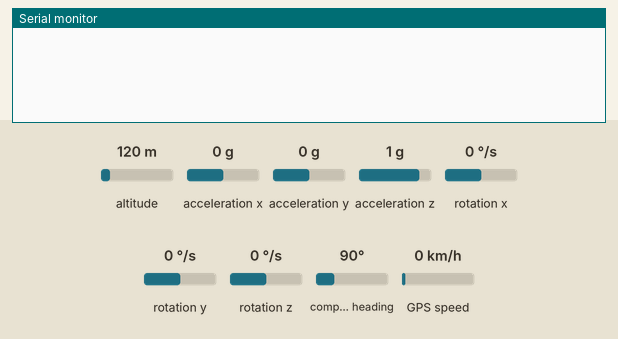
Simulated run of this sketch. Board: Arduino Mega 2560, built with avr-gcc and run on an emulated ATmega2560. Parts: the last lines printed to the serial monitor. Wiring (inferred from the names in the program): MPU-6050 motion sensor at I2C address 0x68. The inputs (shaded band) are chosen by the test bench; at power-on: acceleration x 0 g, acceleration y 0 g, acceleration z 1 g, rotation x 0 °/s, rotation y 0 °/s, rotation z 0 °/s, altitude 120 m, compass heading 90°, GPS speed 0 km/h. The GPS gets a fix after 3 s at 37.7749, -122.4194 with 8 satellites.

Above: at 2.2 s.
2.3 s: acceleration x set to -1.4 g
At 4.0 s:
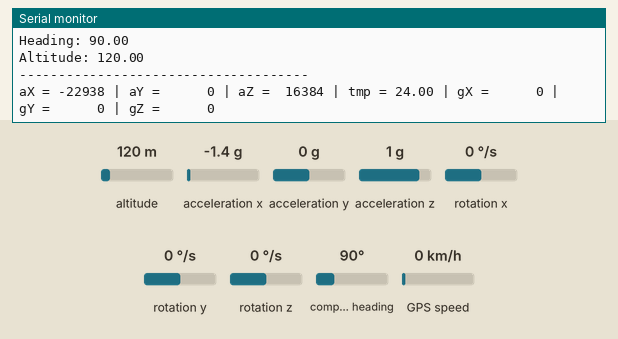
4.5 s: acceleration y set to -1.4 g
At 7.6 s:
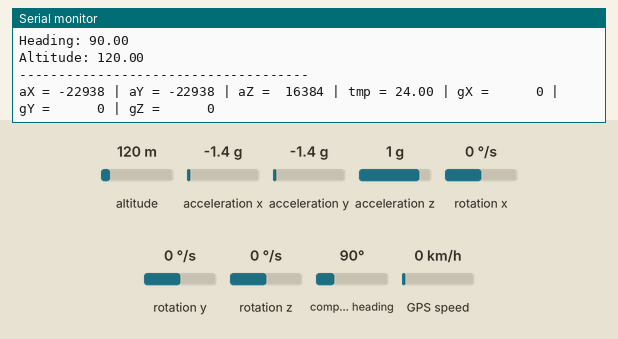
10.7 s: acceleration z set to -1.4 g
At 13.4 s:
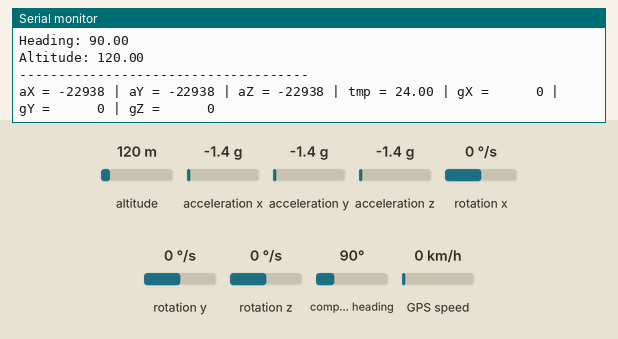
16.7 s: rotation x set to -192 °/s
At 19.2 s:
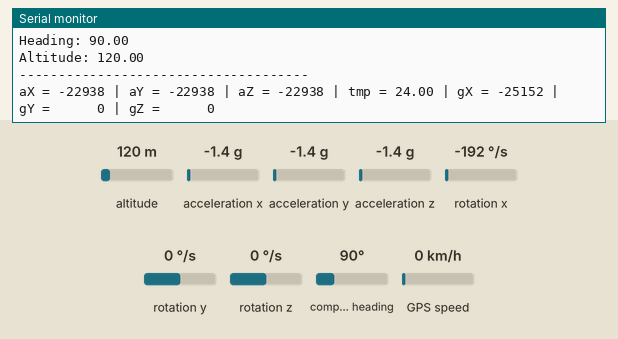
22.7 s: rotation y set to -192 °/s
At 25.0 s:
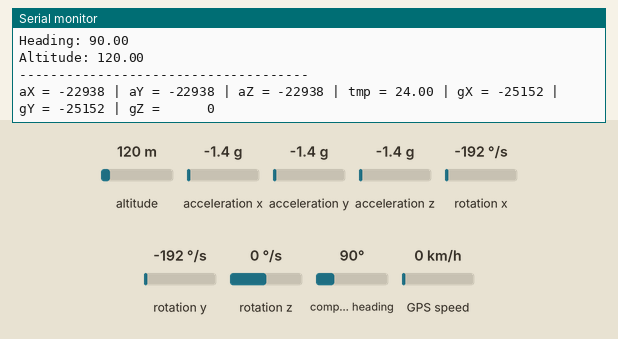
28.7 s: rotation z set to -192 °/s
At 30.7 s:
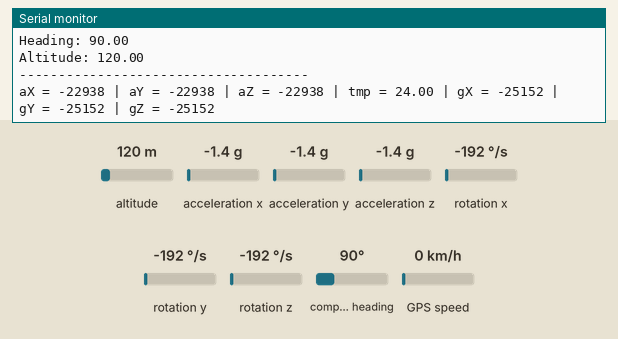
Timing chart, 0 to 32.2 s (numbered marks = the images above; inputs shaded):
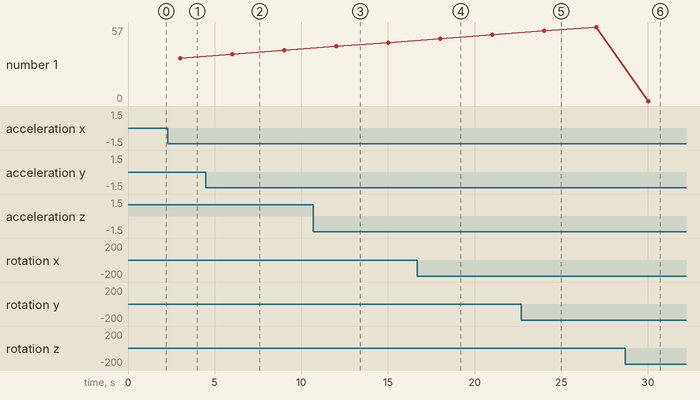

The sketch:

accel_and_gps.ino
```cpp
// GPS
#include <Adafruit_GPS.h>
// #include <SoftwareSerial.h>

// SoftwareSerial mySerial(3, 2);
Adafruit_GPS GPS(&Serial3);

char c;


// Accel
#include "Wire.h" // This library allows you to communicate with I2C devices.

const int MPU_ADDR = 0x68; // I2C address of the MPU-6050. If AD0 pin is set to HIGH, the I2C address will be 0x69.

int16_t accelerometer_x, accelerometer_y, accelerometer_z; // variables for accelerometer raw data
int16_t gyro_x, gyro_y, gyro_z; // variables for gyro raw data
int16_t temperature; // variables for temperature data

char tmp_str[7]; // temporary variable used in convert function

char* convert_int16_to_str(int16_t i) { // converts int16 to string. Moreover, resulting strings will have the same length in the debug monitor.
  sprintf(tmp_str, "%6d", i);
  return tmp_str;
}


void setup() {
  // GPS
  Serial.begin(9600);
  GPS.begin(9600);

  GPS.sendCommand(PMTK_SET_NMEA_OUTPUT_RMCGGA);

  GPS.sendCommand(PMTK_SET_NMEA_UPDATE_1HZ);
  delay(1000);


  // Accel
  Wire.begin();
  Wire.beginTransmission(MPU_ADDR); // Begins a transmission to the I2C slave (GY-521 board)
  Wire.write(0x6B); // PWR_MGMT_1 register
  Wire.write(0); // set to zero (wakes up the MPU-6050)
  Wire.endTransmission(true);
}

void loop() {
  // GPS

  clearGPS();

  while (!GPS.newNMEAreceived()) {
    c = GPS.read();
  }

  GPS.parse(GPS.lastNMEA());

  Serial.print("Time: ");
  Serial.print(GPS.hour, DEC);
  Serial.print(':');
  Serial.print(GPS.minute, DEC);
  Serial.print(':');
  Serial.print(GPS.seconds, DEC);
  Serial.print('.');
  Serial.println(GPS.milliseconds);

  Serial.print("Date: ");
  Serial.print(GPS.day, DEC);
  Serial.print('/');
  Serial.print(GPS.month, DEC);
  Serial.print("/20");
  Serial.println(GPS.year, DEC);

  Serial.print("Fix: ");
  Serial.print(GPS.fix);
  Serial.print(" quality: ");
  Serial.println(GPS.fixquality);
  Serial.print("Satellites: ");
  Serial.println(GPS.satellites);

  if (GPS.fix) {
    Serial.print("Location: ");
    Serial.print(GPS.latitude, 4);
    Serial.print(GPS.lat);
    Serial.print(", ");
    Serial.print(GPS.longitude, 4);
    Serial.println(GPS.lon);
    Serial.print("Google Maps location: ");
    Serial.print(GPS.latitudeDegrees, 4);
    Serial.print(", ");
    Serial.println(GPS.longitudeDegrees, 4);

    Serial.print("Speed (knots): ");
    Serial.println(GPS.speed);
    Serial.print("Heading: ");
    Serial.println(GPS.angle);
    Serial.print("Altitude: ");
    Serial.println(GPS.altitude);
  }
  Serial.println("-------------------------------------");


  // Accel
  Wire.beginTransmission(MPU_ADDR);
  Wire.write(0x3B); // starting with register 0x3B (ACCEL_XOUT_H) [MPU-6000 and MPU-6050 Register Map and Descriptions Revision 4.2, p.40]
  Wire.endTransmission(false); // the parameter indicates that the Arduino will send a restart. As a result, the connection is kept active.
  Wire.requestFrom(MPU_ADDR, 7*2, true); // request a total of 7*2=14 registers

  // "Wire.read()<<8 | Wire.read();" means two registers are read and stored in the same variable
  accelerometer_x = Wire.read()<<8 | Wire.read(); // reading registers: 0x3B (ACCEL_XOUT_H) and 0x3C (ACCEL_XOUT_L)
  accelerometer_y = Wire.read()<<8 | Wire.read(); // reading registers: 0x3D (ACCEL_YOUT_H) and 0x3E (ACCEL_YOUT_L)
  accelerometer_z = Wire.read()<<8 | Wire.read(); // reading registers: 0x3F (ACCEL_ZOUT_H) and 0x40 (ACCEL_ZOUT_L)
  temperature = Wire.read()<<8 | Wire.read(); // reading registers: 0x41 (TEMP_OUT_H) and 0x42 (TEMP_OUT_L)
  gyro_x = Wire.read()<<8 | Wire.read(); // reading registers: 0x43 (GYRO_XOUT_H) and 0x44 (GYRO_XOUT_L)
  gyro_y = Wire.read()<<8 | Wire.read(); // reading registers: 0x45 (GYRO_YOUT_H) and 0x46 (GYRO_YOUT_L)
  gyro_z = Wire.read()<<8 | Wire.read(); // reading registers: 0x47 (GYRO_ZOUT_H) and 0x48 (GYRO_ZOUT_L)

  // print out data
  Serial.print("aX = "); Serial.print(convert_int16_to_str(accelerometer_x));
  Serial.print(" | aY = "); Serial.print(convert_int16_to_str(accelerometer_y));
  Serial.print(" | aZ = "); Serial.print(convert_int16_to_str(accelerometer_z));
  // the following equation was taken from the documentation [MPU-6000/MPU-6050 Register Map and Description, p.30]
  Serial.print(" | tmp = "); Serial.print(temperature/340.00+36.53);
  Serial.print(" | gX = "); Serial.print(convert_int16_to_str(gyro_x));
  Serial.print(" | gY = "); Serial.print(convert_int16_to_str(gyro_y));
  Serial.print(" | gZ = "); Serial.print(convert_int16_to_str(gyro_z));
  Serial.println();
}

void clearGPS() {
  while (!GPS.newNMEAreceived()) {
    c = GPS.read();
  }
  GPS.parse(GPS.lastNMEA());

  while (!GPS.newNMEAreceived()) {
    c = GPS.read();
  }
  GPS.parse(GPS.lastNMEA());
}
```

Measured:
- after the input at 2.3 s, the serial monitor: prints a new line after 0.95 s (image 1)
- after the input at 4.5 s, the serial monitor: prints a new line after 1.8 s (image 2)
- after the input at 10.7 s, the serial monitor: prints a new line after 1.6 s (image 3)
- after the input at 16.7 s, the serial monitor: prints a new line after 1.6 s (image 4)
- after the input at 22.7 s, the serial monitor: prints a new line after 1.6 s (image 5)
- after the input at 28.7 s, the serial monitor: prints a new line after 1.6 s (image 6)
